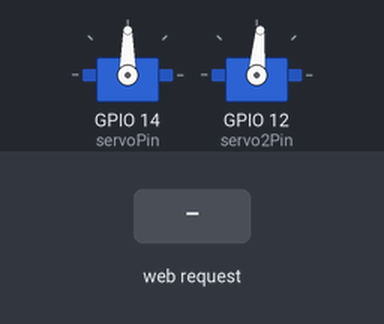
Bench run of a sketch on a simulated ESP8266 (NodeMCU). Parts: 2 × servo. Inputs (shaded band) come from the test bench. WiFi joins after 1.5 s; servers stay silent unless stated; what the sketch prints to the serial monitor is not drawn.

Above: at 2.7 s.
2.8 s: HTTP request GET /driving/?move=120 received
At 3.5 s:
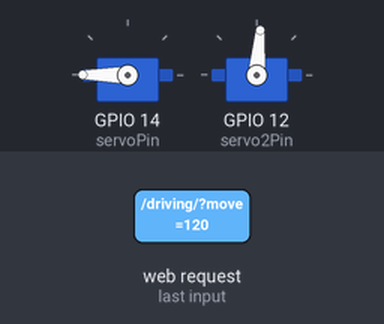
4.3 s: HTTP request GET /driving/ received
At 4.7 s:
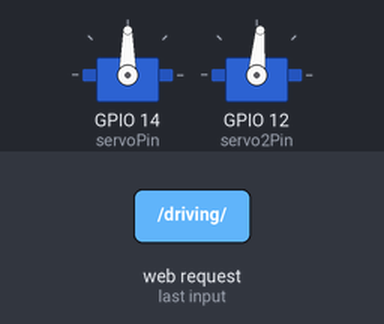
Timing chart, 0 to 7.3 s (numbered marks = the images above; inputs shaded):
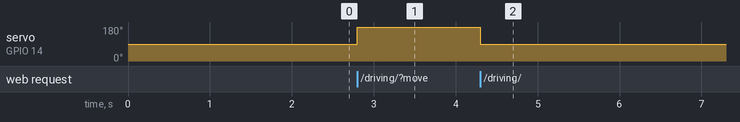

Measured:
- after the input at 2.8 s, servo on GPIO 14 (servoPin): 90° → 180° at once
- after the input at 4.3 s, servo on GPIO 14 (servoPin): 180° → 90° at once

The sketch:

WifiConnectWheelChairCode.ino
```cpp
#include <Servo.h>
#include <ESP8266WiFi.h>
#include <ESP8266WebServer.h>
#include <ESP8266mDNS.h>
//#include <EEPROM.h>

Servo servo;
Servo servo2;
int rest_servo = 90, rest_servo2 = 85;
int current_servo_delta = 0, current_servo2_delta = 0;
long value, value2;

WiFiClient client;
ESP8266WebServer server(80);

const char* ssid = "SubNetBroad";   //enter your wi-fi user id
const char* password = "privatesetgetcast2069@@";  //enter the wi-fi password

//const char* ssid = "Robot WheelChair 1337";   //enter your wi-fi user id
//const char* password = "robotwheelchair1337";  //enter the wi-fi password

int servoPin = 14; /* GPIO14(D5) */
int servo2Pin = 12; /* GPIO12(D6) */


//boolean Connect = true;
void connectWiFi() {

  // login to a wifi
  //if(Connect){
    WiFi.mode(WIFI_STA);
    WiFi.begin(ssid, password);
    while ((!(WiFi.status() == WL_CONNECTED))) {
      delay(300);
      //Serial.print("..");
    }
    //Serial.print((WiFi.localIP()));
  /*} else {
    // create a wifi
    WiFi.softAP(ssid, password);
    server.begin();
    }*/
}


String checkClient (void) {
  while (!client.available()) delay(1);
  String request = client.readStringUntil('\r');
  server.send(200, "text/plain", "gucci!"); // \r\n
  //Serial.println("request " + String(request));
  request.remove(0, 5);
  request.remove(request.length() - 9, 9);
  return request;
}


void setAngles(int servo_delta, int servo2_delta) {
  servo.write(rest_servo + servo_delta);
  servo2.write(rest_servo2 + servo2_delta);
}


String getValue(String data, char separator, int index) {
  int found = 0;
  int strIndex[] = { 0, -1 };
  int maxIndex = data.length() - 1;

  for (int i = 0; i <= maxIndex && found <= index; i++) {
    if (data.charAt(i) == separator || i == maxIndex) {
      found++;
      strIndex[0] = strIndex[1] + 1;
      strIndex[1] = (i == maxIndex) ? i + 1 : i;
    }
  }
  return found > index ? data.substring(strIndex[0], strIndex[1]) : "";
}


void processCommand(String command, String data) {

  if (command == "MOVE") { // MOVE <speed in delta out of 90 (because rest angle is in the middle)>
    String str = getValue(data, '=', 0);   value = str.toInt();

    if (isnan(value))
      value = current_servo_delta;

    current_servo_delta = value;

    str = getValue(data, '=', 1);   value = str.toInt();
    if (isnan(value))
      value = current_servo_delta;

    current_servo2_delta = value;

    setAngles(current_servo_delta, current_servo2_delta);

  } /*else if (command == "SETRESTANGLES") { // SETRESTANGLES

    rest_servo = rest_servo + current_servo_delta;
    current_servo_delta = 0;

    rest_servo2 = rest_servo2 + current_servo2_delta;
    current_servo2_delta = 0;

    saveRestValues();
  }*/

  //Serial.println("Nope, unrecognized command " + String(command) + " with request " + String(request));
}


/*void loadRestValues() {
  EEPROM.get( 10, rest_servo );
  EEPROM.get( 20, rest_servo2 );
  //Serial.println("Loaded values " + String(firstV) + " " + String(secondV) + " "+ String(thirdV) + " " + String(fourthV) + " " + String(fifthV));
}


void saveRestValues() {
  EEPROM.put( 10, rest_servo );
  EEPROM.put( 20, rest_servo2 );
}*/

void handleDriving(){
  server.send(200, "text/plain", "ok");
  processCommand("MOVE", server.arg("move"));
}

void handleRoot(){
  server.send(200, "text/plain", "ok");
}


void setup(void) {
  Serial.begin(9600);

  // check if this is the first time this arduino was used for this code, if so pre-save default values
  /*float first_time = 0.0;
  EEPROM.get( 30, first_time );
  Serial.println(first_time);

  // first time launch
  if (isnan(first_time) || first_time != 6.9) {
    EEPROM.put( 30, 6.9 ); // proves db was inited
    saveRestValues();
    Serial.println("First time inited");
  } else {
    loadRestValues();
  }*/

  WiFi.begin(ssid, password);
  servo.attach(servoPin);
  servo2.attach(servo2Pin);
  setAngles(0, 0);

  while (WiFi.status() != WL_CONNECTED) {
    delay(500);
    Serial.print(".");
  }

  if (MDNS.begin("esp8266")) {
    Serial.println("MDNS responder started");
  }

  server.on("/", handleRoot);
  server.on("/driving/", handleDriving);
  //server.onNotFound(handleNotFound);
  server.begin();
  Serial.println("HTTP server started");
}

void loop() {
  server.handleClient();
}
```
